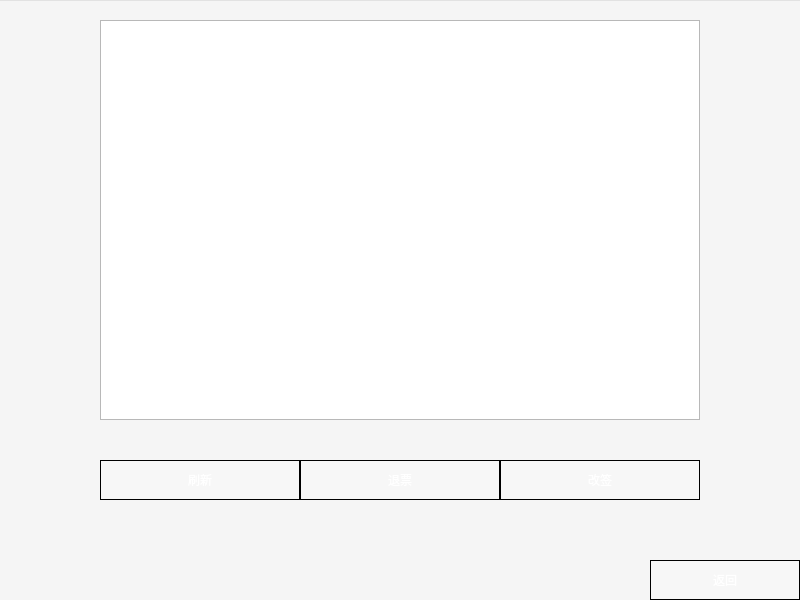
<?xml version="1.0" encoding="UTF-8"?>
<ui version="4.0">
 <class>Refund</class>
 <widget class="QWidget" name="Refund">
  <property name="geometry">
   <rect>
    <x>0</x>
    <y>0</y>
    <width>800</width>
    <height>600</height>
   </rect>
  </property>
  <property name="minimumSize">
   <size>
    <width>800</width>
    <height>600</height>
   </size>
  </property>
  <property name="maximumSize">
   <size>
    <width>800</width>
    <height>600</height>
   </size>
  </property>
  <property name="windowTitle">
   <string>个人订单</string>
  </property>
  <property name="windowIcon">
   <iconset resource="icon.qrc">
    <normaloff>:/new/prefix1/iconANDpic/plane.png</normaloff>:/new/prefix1/iconANDpic/plane.png</iconset>
  </property>
  <widget class="QPushButton" name="pushButton">
   <property name="geometry">
    <rect>
     <x>650</x>
     <y>560</y>
     <width>150</width>
     <height>40</height>
    </rect>
   </property>
   <property name="styleSheet">
    <string notr="true">QPushButton {
	font: 700 24pt &quot;微软雅黑&quot;;
	color: rgb(255, 255, 255);
border: 1px solid rgb(0, 0, 0);
background-color: rgba(255, 255, 255, 50);
}

QPushButton:hover {
font: 700 24pt &quot;微软雅黑&quot;;
    color: rgb(255, 255, 255);
border: 1px solid rgb(0, 0, 0);
background-color: rgba(255, 255, 255, 100);
 
}</string>
   </property>
   <property name="text">
    <string>返回</string>
   </property>
  </widget>
  <widget class="QTableView" name="orders">
   <property name="geometry">
    <rect>
     <x>100</x>
     <y>20</y>
     <width>600</width>
     <height>400</height>
    </rect>
   </property>
   <attribute name="horizontalHeaderDefaultSectionSize">
    <number>149</number>
   </attribute>
  </widget>
  <widget class="QPushButton" name="Tickets">
   <property name="geometry">
    <rect>
     <x>100</x>
     <y>460</y>
     <width>200</width>
     <height>40</height>
    </rect>
   </property>
   <property name="styleSheet">
    <string notr="true">QPushButton {
	font: 700 24pt &quot;微软雅黑&quot;;
	color: rgb(255, 255, 255);
border: 1px solid rgb(0, 0, 0);
background-color: rgba(255, 255, 255, 50);
}

QPushButton:hover {
font: 700 24pt &quot;微软雅黑&quot;;
    color: rgb(255, 255, 255);
border: 1px solid rgb(0, 0, 0);
background-color: rgba(255, 255, 255, 100);
 
}</string>
   </property>
   <property name="text">
    <string>刷新</string>
   </property>
  </widget>
  <widget class="QPushButton" name="cancelButton">
   <property name="geometry">
    <rect>
     <x>300</x>
     <y>460</y>
     <width>200</width>
     <height>40</height>
    </rect>
   </property>
   <property name="styleSheet">
    <string notr="true">QPushButton {
	font: 700 24pt &quot;微软雅黑&quot;;
	color: rgb(255, 255, 255);
border: 1px solid rgb(0, 0, 0);
background-color: rgba(255, 255, 255, 50);
}

QPushButton:hover {
font: 700 24pt &quot;微软雅黑&quot;;
    color: rgb(255, 255, 255);
border: 1px solid rgb(0, 0, 0);
background-color: rgba(255, 255, 255, 100);
 
}</string>
   </property>
   <property name="text">
    <string>退票</string>
   </property>
  </widget>
  <widget class="QPushButton" name="changeButton">
   <property name="geometry">
    <rect>
     <x>500</x>
     <y>460</y>
     <width>200</width>
     <height>40</height>
    </rect>
   </property>
   <property name="styleSheet">
    <string notr="true">QPushButton {
	font: 700 24pt &quot;微软雅黑&quot;;
	color: rgb(255, 255, 255);
border: 1px solid rgb(0, 0, 0);
background-color: rgba(255, 255, 255, 50);
}

QPushButton:hover {
font: 700 24pt &quot;微软雅黑&quot;;
    color: rgb(255, 255, 255);
border: 1px solid rgb(0, 0, 0);
background-color: rgba(255, 255, 255, 100);
 
}</string>
   </property>
   <property name="text">
    <string>改签</string>
   </property>
  </widget>
  <widget class="QFrame" name="frame">
   <property name="geometry">
    <rect>
     <x>-1</x>
     <y>0</y>
     <width>802</width>
     <height>601</height>
    </rect>
   </property>
   <property name="styleSheet">
    <string notr="true">background-color: rgba(255, 255, 255, 100);
background-image: url(:/new/prefix2/iconANDpic/ordermanage.jpg);</string>
   </property>
   <property name="frameShape">
    <enum>QFrame::Shape::StyledPanel</enum>
   </property>
   <property name="frameShadow">
    <enum>QFrame::Shadow::Raised</enum>
   </property>
  </widget>
  <zorder>frame</zorder>
  <zorder>pushButton</zorder>
  <zorder>orders</zorder>
  <zorder>Tickets</zorder>
  <zorder>cancelButton</zorder>
  <zorder>changeButton</zorder>
 </widget>
 <resources>
  <include location="icon.qrc"/>
 </resources>
 <connections/>
</ui>
